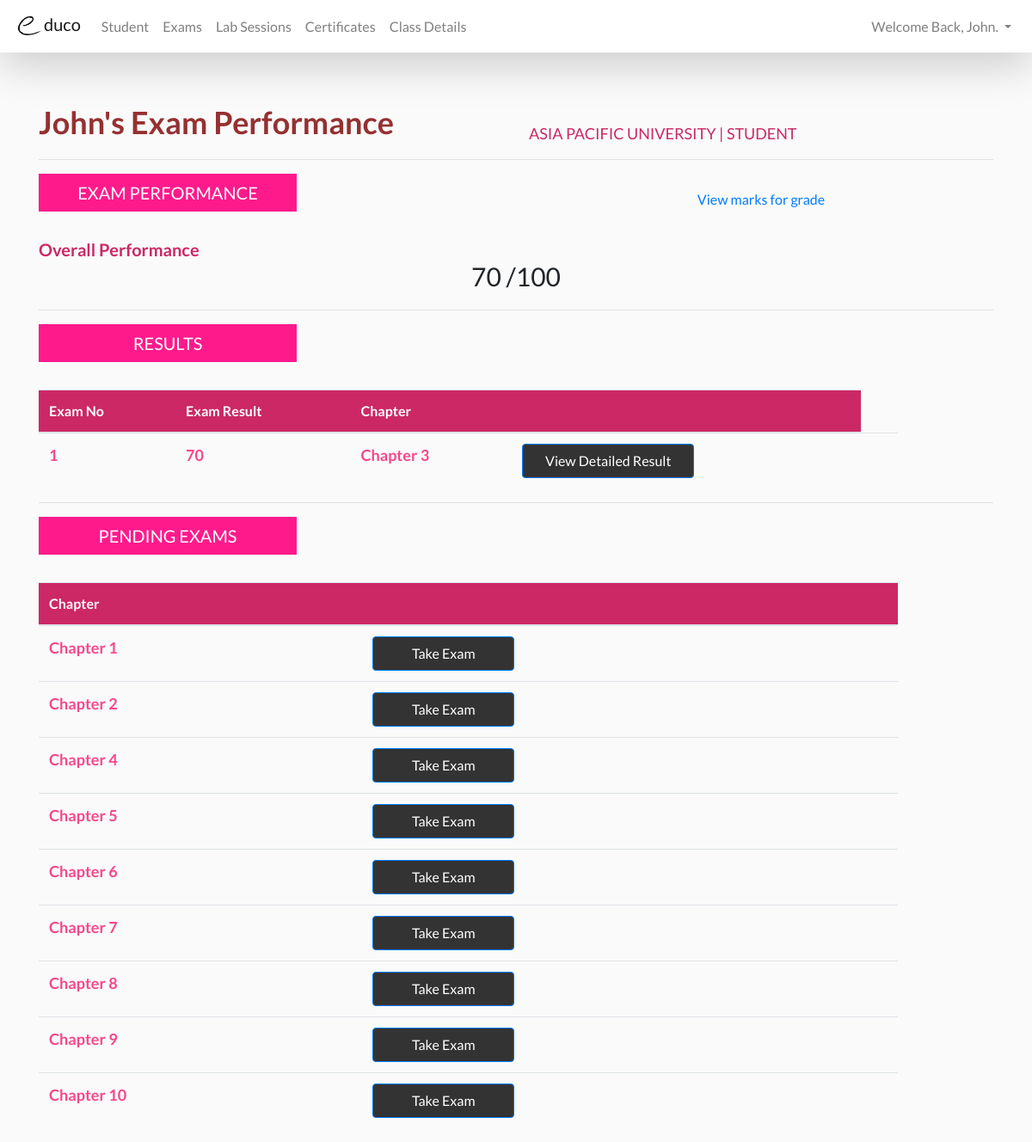
/website/student/studentexamperformance.php (signed in), run on the app's committed database.
### tables this page shows
CREATE TABLE IF NOT EXISTS `result` (
  `E_No` int(11) NOT NULL AUTO_INCREMENT,
  `U_ID` int(11) DEFAULT NULL,
  `Score` int(11) DEFAULT NULL,
  `E_Result` int(11) DEFAULT NULL,
  `Chapter` varchar(50) DEFAULT NULL,
  `StartTime` timestamp NULL DEFAULT NULL,
  `EndTime` timestamp NULL DEFAULT NULL,
  `Difficulty` varchar(50) DEFAULT NULL,
  PRIMARY KEY (`E_No`)
);

### website/student/studentexamperformance.php (the view, shortened to what this page needs)
<!DOCTYPE html>
<html>
<head>
<?php include($_SERVER["DOCUMENT_ROOT"].'/template/header.php'); ?>
</head>
<body>
		<?php include($_SERVER["DOCUMENT_ROOT"].'/template/studentnavbar.php'); ?>
		<div class="container">
		<div class="row">
				<div class="col-sm" style="font-size: 36px; color: #953031; font-weight: bold;"><br/>
				<?php echo $_SESSION['user']; ?>'s Exam Performance
				</div>
				<div class="col-sm" style="color: #CC2865; font-size: 18px;"><br/><br/>
				<br/>ASIA PACIFIC UNIVERSITY | STUDENT
				</div>
		</div>
		<hr>
			<div class="row">
				<div class="col-sm">
				<h5 style=" box-sizing: border-box; background-color: #ff1a8c; color: white; width: 300px; padding: 10px"><center>EXAM PERFORMANCE</center></h5>
				</div>
				<div class="col-sm" style="padding-top: 18px;">
				<a href="#"><center>View marks for grade</center></a>
				</div>
			</div>
			<div class="row">
				<div class="col-sm" ><br/>
				<h5 style="color: #CC2865; font-weight: bold;">Overall Performance</h5>
				</div>
				<div class="col-sm" style="font-size: 30px;"><br/>
				<center>
					<?php
					$conn = mysqli_connect('localhost','root','','educo');
					$username = $_SESSION['user'];
					$sql = "SELECT ROUND(AVG(E_Result)) AS E_Result FROM result
							WHERE U_ID = (SELECT U_ID FROM users WHERE Name = '$username')
							AND Difficulty = 'Exam'";
					$result = mysqli_query($conn, $sql);
					while($row = mysqli_fetch_array($result))
					{
					  echo "<tr>";
					  echo "<td>" . $row['E_Result'] . "</td>";
					  echo "</tr>";
					  }
					?>
					/100
				</center>
				</div>
				<div class="col-sm">
				</div>
			</div>
		<hr>
<div class="row">
				<div class="col-sm">
				<h5 style=" box-sizing: border-box; background-color: #ff1a8c; color: white; width: 300px; padding: 10px"><center>RESULTS</center></h5>
				</div>
			</div>
			<br/>
<table class="table table-hover" style="width: 90%;">
  <thead>
    <tr style="background-color: #CC2865; color: white;">
      <th>Exam No</th>
      <th>Exam Result</th>
      <th>Chapter</th>
      <th></th>
    </tr>
  </thead>
  <tbody style="color: #F7478A; font-size: 18px; font-weight: bold;">
<?php
$conn = mysqli_connect('localhost','root','','educo');
$username = $_SESSION['user'];
$sql = "SELECT E_No,E_Result,Chapter FROM result
		WHERE U_ID = (SELECT U_ID FROM users WHERE Name = '$username')
		AND Difficulty = 'Exam' ";
$result = mysqli_query($conn, $sql);
while($row = mysqli_fetch_array($result))
{
  echo "<tr>";
  echo "<td>" . $row['E_No'] . "</td>";
  echo "<td>" . $row['E_Result'] . "</td>";
  echo "<td>" . $row['Chapter'] . "</td>";
  echo "<td>";
  echo "<button class= 'btn btn-primary' style='width: 200px; height: 40px; color: white;
        background-color:#333333;' onclick=\"window.location.href='detailed_result.php?id=".$row['E_No']."'\">View Detailed Result</button></td>";
  echo "<td>";
  echo "</tr>";
  }
  echo "</table>";
?>
<hr>
<div class="row">
				<div class="col-sm">
				<h5 style=" box-sizing: border-box; background-color: #ff1a8c; color: white; width: 300px; padding: 10px"><center>PENDING EXAMS</center></h5>
				</div>
			</div>
			<br/>
<table class="table table-hover" style="width: 90%;">
  <thead>
    <tr style="background-color: #CC2865; color: white;">
      <th>Chapter</th>
      <th></th>
    </tr>
  </thead>
  <tbody style="color: #F7478A; font-size: 18px; font-weight: bold;">
<?php
$conn = mysqli_connect('localhost','root','','educo');
$username = $_SESSION['user'];
$chapter = "Chapter 1";
$sql = "SELECT Chapter FROM result
		WHERE Chapter = 'Chapter 1' AND (SELECT U_ID FROM users WHERE Name = '$username')
		AND Difficulty = 'Exam'";
$result = mysqli_query($conn, $sql);
if(mysqli_num_rows($result)<=0)
			{
				echo "<tr>";
				echo "<td>".$chapter."</td>";
				echo "<td>";
				echo "<button class= 'btn btn-primary' style='width: 165px; height: 40px; color: white;
        			 background-color:#333333;' onclick=\"window.location.href='/Website/questions/exam_function.php?difficulty=Exam&chapter=".$chapter."'\">Take Exam</button></td>";
				echo "</tr>";
			}
?>
<?php
$conn = mysqli_connect('localhost','root','','educo');
$username = $_SESSION['user'];
$chapter = "Chapter 2";
$sql = "SELECT Chapter FROM result
		WHERE Chapter = 'Chapter 2' AND (SELECT U_ID FROM users WHERE Name = '$username')
		AND Difficulty = 'Exam'";
$result = mysqli_query($conn, $sql);
if(mysqli_num_rows($result)<=0)
			{
				echo "<tr>";
				echo "<td>".$chapter."</td>";
				echo "<td>";
				echo "<button class= 'btn btn-primary' style='width: 165px; height: 40px; color: white;
       				 background-color:#333333;' onclick=\"window.location.href='/Website/questions/exam_function.php?difficulty=Exam&chapter=".$chapter."'\">Take Exam</button></td>";
				echo "</tr>";
			}
?>
<?php
$conn = mysqli_connect('localhost','root','','educo');
$username = $_SESSION['user'];
$chapter = "Chapter 4";
$sql = "SELECT Chapter FROM result
		WHERE Chapter = 'Chapter 4' AND (SELECT U_ID FROM users WHERE Name = '$username')
		AND Difficulty = 'Exam'";
$result = mysqli_query($conn, $sql);
if(mysqli_num_rows($result)<=0)
			{
				echo "<tr>";
				echo "<td>".$chapter."</td>";
				echo "<td>";
				echo "<button class= 'btn btn-primary' style='width: 165px; height: 40px; color: white;
       				 background-color:#333333;' onclick=\"window.location.href='/Website/questions/exam_function.php?difficulty=Exam&chapter=".$chapter."'\">Take Exam</button></td>";
				echo "</tr>";
			}
?>
<?php
$conn = mysqli_connect('localhost','root','','educo');
$username = $_SESSION['user'];
$chapter = "Chapter 5";
$sql = "SELECT Chapter FROM result
		WHERE Chapter = 'Chapter 5' AND (SELECT U_ID FROM users WHERE Name = '$username')
		AND Difficulty = 'Exam'";
$result = mysqli_query($conn, $sql);
if(mysqli_num_rows($result)<=0)
			{
				echo "<tr>";
				echo "<td>".$chapter."</td>";
				echo "<td>";
				echo "<button class= 'btn btn-primary' style='width: 165px; height: 40px; color: white;
       				 background-color:#333333;' onclick=\"window.location.href='/Website/questions/exam_function.php?difficulty=Exam&chapter=".$chapter."'\">Take Exam</button></td>";
				echo "</tr>";
			}
?>
<?php
$conn = mysqli_connect('localhost','root','','educo');
$username = $_SESSION['user'];
$chapter = "Chapter 6";
$sql = "SELECT Chapter FROM result
		WHERE Chapter = 'Chapter 6' AND (SELECT U_ID FROM users WHERE Name = '$username')
		AND Difficulty = 'Exam'";
$result = mysqli_query($conn, $sql);
if(mysqli_num_rows($result)<=0)
			{
				echo "<tr>";
				echo "<td>".$chapter."</td>";
				echo "<td>";
				echo "<button class= 'btn btn-primary' style='width: 165px; height: 40px; color: white;
       				 background-color:#333333;' onclick=\"window.location.href='/Website/questions/exam_function.php?difficulty=Exam&chapter=".$chapter."'\">Take Exam</button></td>";
				echo "</tr>";
			}
?>
<?php
$conn = mysqli_connect('localhost','root','','educo');
$username = $_SESSION['user'];
$chapter = "Chapter 7";
$sql = "SELECT Chapter FROM result
		WHERE Chapter = 'Chapter 7' AND (SELECT U_ID FROM users WHERE Name = '$username')
		AND Difficulty = 'Exam'";
$result = mysqli_query($conn, $sql);
if(mysqli_num_rows($result)<=0)
			{
				echo "<tr>";
				echo "<td>".$chapter."</td>";
				echo "<td>";
				echo "<button class= 'btn btn-primary' style='width: 165px; height: 40px; color: white;
       				 background-color:#333333;' onclick=\"window.location.href='/Website/questions/exam_function.php?difficulty=Exam&chapter=".$chapter."'\">Take Exam</button></td>";
				echo "</tr>";
			}
?>
<?php
$conn = mysqli_connect('localhost','root','','educo');
$username = $_SESSION['user'];
$chapter = "Chapter 8";
$sql = "SELECT Chapter FROM result
		WHERE Chapter = 'Chapter 8' AND (SELECT U_ID FROM users WHERE Name = '$username')
		AND Difficulty = 'Exam'";
$result = mysqli_query($conn, $sql);
if(mysqli_num_rows($result)<=0)
			{
				echo "<tr>";
				echo "<td>".$chapter."</td>";
				echo "<td>";
				echo "<button class= 'btn btn-primary' style='width: 165px; height: 40px; color: white;
       				 background-color:#333333;' onclick=\"window.location.href='/Website/questions/exam_function.php?difficulty=Exam&chapter=".$chapter."'\">Take Exam</button></td>";
				echo "</tr>";
			}
?>
<?php
$conn = mysqli_connect('localhost','root','','educo');
$username = $_SESSION['user'];
$chapter = "Chapter 9";
$sql = "SELECT Chapter FROM result
		WHERE Chapter = 'Chapter 9' AND (SELECT U_ID FROM users WHERE Name = '$username')
		AND Difficulty = 'Exam'";
$result = mysqli_query($conn, $sql);
if(mysqli_num_rows($result)<=0)
			{
				echo "<tr>";
				echo "<td>".$chapter."</td>";
				echo "<td>";
				echo "<button class= 'btn btn-primary' style='width: 165px; height: 40px; color: white;
       				 background-color:#333333;' onclick=\"window.location.href='/Website/questions/exam_function.php?difficulty=Exam&chapter=".$chapter."'\">Take Exam</button></td>";
				echo "</tr>";
			}
?>
<?php
$conn = mysqli_connect('localhost','root','','educo');
$username = $_SESSION['user'];
$chapter = "Chapter 10";
$sql = "SELECT Chapter FROM result
		WHERE Chapter = 'Chapter 10' AND (SELECT U_ID FROM users WHERE Name = '$username')
		AND Difficulty = 'Exam'";
$result = mysqli_query($conn, $sql);
if(mysqli_num_rows($result)<=0)
			{
				echo "<tr>";
				echo "<td>".$chapter."</td>";
				echo "<td>";
				echo "<button class= 'btn btn-primary' style='width: 165px; height: 40px; color: white;
       				 background-color:#333333;' onclick=\"window.location.href='/Website/questions/exam_function.php?difficulty=Exam&chapter=".$chapter."'\">Take Exam</button></td>";
				echo "</tr>";
			}
?>
</body>
</html>

### template/header.php (style rules this page uses)
body { font-family: 'Lato' !important; background-color: #FAFAFA !important; }

### website/student/studentexamperformance.php (style rules this page uses)
body { background-image: url("/Pictures/11.png"); background-repeat: no-repeat; background-size: 100%; }

### data on the page
result: E_No "1", E_Result "70", Chapter "Chapter 3"

### other printed values
$_SESSION['user'] "John"
$row['E_Result'] "70"
$chapter "Chapter 1"
$chapter "Chapter 2"
$chapter "Chapter 4"
$chapter "Chapter 5"
$chapter "Chapter 6"
$chapter "Chapter 7"
$chapter "Chapter 8"
$chapter "Chapter 9"
$chapter "Chapter 10"
